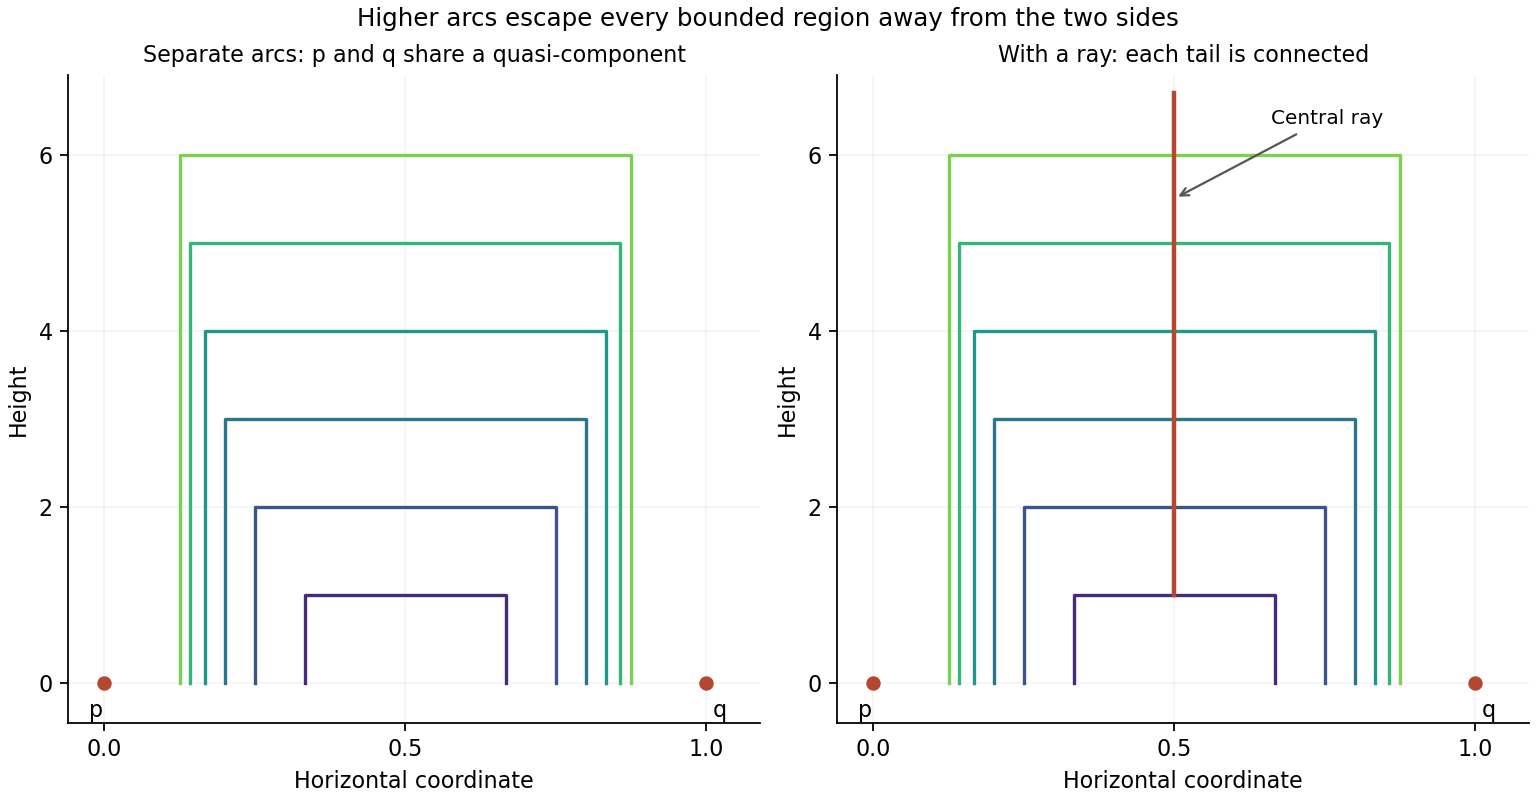

This figure's Python source:
"""Original topology examples. Python 3.14, NumPy 2.3.5, Matplotlib 3.10.7.

Writes the matching PNG into the current working directory.
"""
from pathlib import Path
import matplotlib
matplotlib.use('Agg')
import matplotlib.pyplot as plt
import numpy as np


def main():
    fig, axes = plt.subplots(1, 2, figsize=(9.6, 5.0), facecolor='white', layout='constrained')
    colors = plt.get_cmap('viridis')(np.linspace(0.12, 0.8, 6))
    for panel, ax in enumerate(axes):
        ax.set_facecolor('white')
        for m, color in enumerate(colors, 1):
            eps = 1/(m+2)
            xs = [eps, eps, 1-eps, 1-eps]
            ys = [0, m, m, 0]
            ax.plot(xs, ys, color=color, lw=1.5)
        if panel:
            ax.plot([0.5,0.5], [1,6.7], color='#b4472f', lw=2.0)
            ax.annotate('Central ray', xy=(0.5,5.5), xytext=(0.66,6.35), fontsize=9,
                        arrowprops={'arrowstyle':'->','color':'#555555'})
        ax.scatter([0,1], [0,0], s=30, color='#b4472f', zorder=5)
        ax.annotate('p', (0,0), xytext=(-7,-15), textcoords='offset points')
        ax.annotate('q', (1,0), xytext=(3,-15), textcoords='offset points')
        ax.set(xlim=(-0.06,1.09), ylim=(-0.45,6.9), xlabel='Horizontal coordinate', ylabel='Height')
        ax.set_xticks([0,0.5,1]);ax.set_yticks([0,2,4,6])
        ax.spines[['top','right']].set_visible(False)
        ax.grid(alpha=0.13)
    axes[0].set_title('Separate arcs: p and q share a quasi-component', fontsize=10)
    axes[1].set_title('With a ray: each tail is connected', fontsize=10)
    fig.suptitle('Higher arcs escape every bounded region away from the two sides', fontsize=11)
    fig.savefig(Path.cwd()/'2010-escaping-arcs.png', dpi=160, facecolor='white')
    plt.close(fig)


if __name__ == '__main__':
    main()
